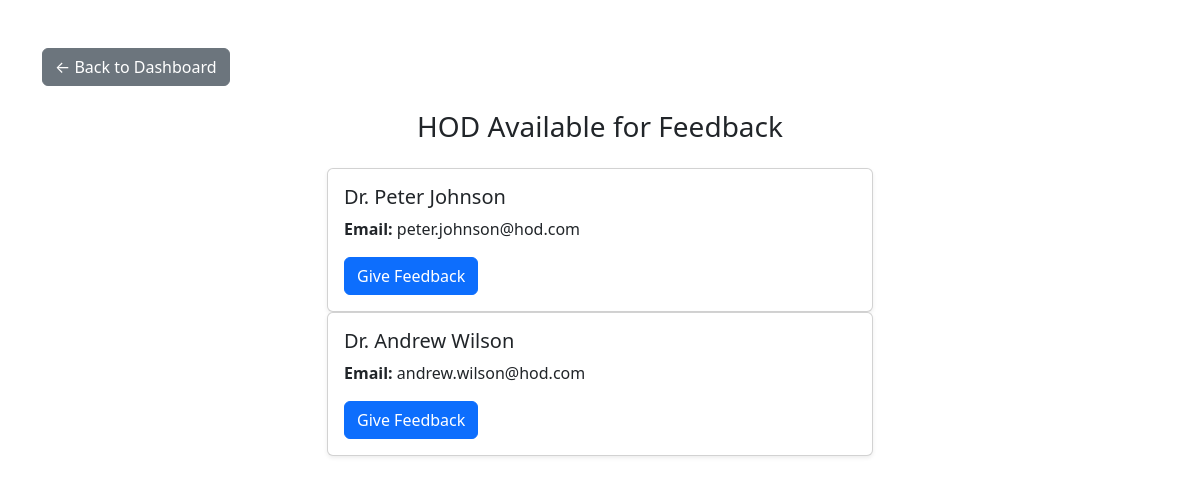
Page /faculty/give_feedback_hod.php (signed in) on the committed database.
### tables this page shows
CREATE TABLE `hod` (
  `user_id` int(11) NOT NULL,
  `name` varchar(100) NOT NULL,
  `email` varchar(100) NOT NULL,
  `mobile` varchar(15) DEFAULT NULL,
  `password` varchar(255) NOT NULL,
  `dept_id` int(11) DEFAULT NULL
);

### faculty/give_feedback_hod.php (the view, shortened to what this page needs)
<?php
include("../dbconnect.php");
$email = $_SESSION['email'];
$query = "SELECT * FROM faculty WHERE email = ?";
$stmt = $conn->prepare($query);
$stmt->bind_param("s", $email);
$stmt->execute();
$result = $stmt->get_result();
$faculty = $result->fetch_assoc();
$dept_id = $faculty['dept_id'];
$hodQuery = "SELECT * FROM hod WHERE dept_id = ?";
$stmt2 = $conn->prepare($hodQuery);
$stmt2->bind_param("i", $dept_id);
$stmt2->execute();
$hodResult = $stmt2->get_result();
?>
<!DOCTYPE html>
<html lang="en">
<head>
    <link href="https://cdn.jsdelivr.net/npm/bootstrap@5.3.0/dist/css/bootstrap.min.css" rel="stylesheet">
</head>
<body>
<div class="container mt-5">
    <a href="faculty_dashboard.php" class="btn btn-secondary mb-4">← Back to Dashboard</a>
    <h3 class="mb-4 text-center">HOD Available for Feedback</h3>
    <?php if ($hodResult->num_rows > 0): ?>
        <div class="row">
            <?php while ($hod = $hodResult->fetch_assoc()): ?>
                <div class="col-md-6 offset-md-3">
                    <div class="card shadow-sm">
                        <div class="card-body">
                            <h5 class="card-title"><?= htmlspecialchars($hod['name']) ?></h5>
                            <p class="card-text"><strong>Email:</strong> <?= htmlspecialchars($hod['email']) ?></p>
                            <a href="faculty_to_hod_feedback.php?user_id=<?= $hod['user_id'] ?>&role=hod" class="btn btn-primary">
                                Give Feedback
                            </a>
                        </div>
                    </div>
                </div>
            <?php endwhile; ?>
        </div>
    <?php else: ?>
        <div class="alert alert-warning text-center">No HOD found in your department.</div>
    <?php endif; ?>
</div>
</body>
</html>

### rows in the picture
hod: name "Dr. Peter Johnson", email "peter.johnson@hod.com"
hod: name "Dr. Andrew Wilson", email "andrew.wilson@hod.com"
